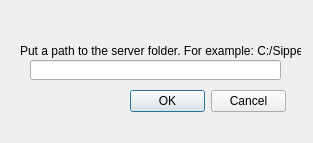
<?xml version="1.0" encoding="UTF-8"?>
<ui version="4.0">
 <class>DServer</class>
 <widget class="QDialog" name="DServer">
  <property name="geometry">
   <rect>
    <x>0</x>
    <y>0</y>
    <width>313</width>
    <height>143</height>
   </rect>
  </property>
  <property name="windowTitle">
   <string>Set server</string>
  </property>
  <widget class="QDialogButtonBox" name="OKButton">
   <property name="geometry">
    <rect>
     <x>130</x>
     <y>90</y>
     <width>156</width>
     <height>23</height>
    </rect>
   </property>
   <property name="standardButtons">
    <set>QDialogButtonBox::Cancel|QDialogButtonBox::Ok</set>
   </property>
  </widget>
  <widget class="QLineEdit" name="serverName">
   <property name="geometry">
    <rect>
     <x>30</x>
     <y>60</y>
     <width>251</width>
     <height>20</height>
    </rect>
   </property>
  </widget>
  <widget class="QLabel" name="label">
   <property name="geometry">
    <rect>
     <x>20</x>
     <y>40</y>
     <width>281</width>
     <height>21</height>
    </rect>
   </property>
   <property name="text">
    <string>Put a path to the server folder. For example: C:/Sipper</string>
   </property>
  </widget>
 </widget>
 <layoutdefault spacing="6" margin="11"/>
 <resources/>
 <connections>
  <connection>
   <sender>OKButton</sender>
   <signal>accepted()</signal>
   <receiver>DServer</receiver>
   <slot>accept()</slot>
   <hints>
    <hint type="sourcelabel">
     <x>145</x>
     <y>95</y>
    </hint>
    <hint type="destinationlabel">
     <x>95</x>
     <y>103</y>
    </hint>
   </hints>
  </connection>
  <connection>
   <sender>OKButton</sender>
   <signal>rejected()</signal>
   <receiver>DServer</receiver>
   <slot>reject()</slot>
   <hints>
    <hint type="sourcelabel">
     <x>181</x>
     <y>96</y>
    </hint>
    <hint type="destinationlabel">
     <x>208</x>
     <y>122</y>
    </hint>
   </hints>
  </connection>
 </connections>
</ui>
